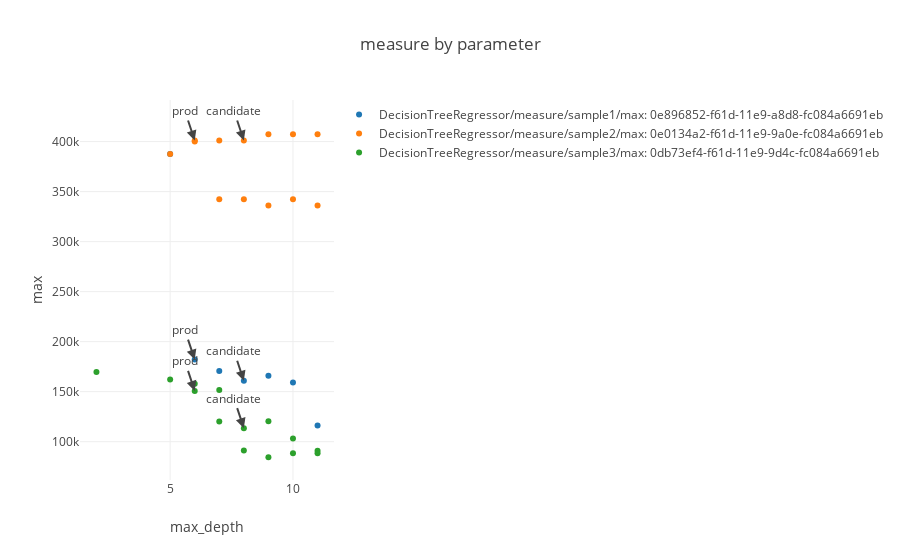

Source (notebook cell):
### Markdown cell above
#### Plot error measure vs parameter

### Code cell
import pailab.analysis.plot_helper as plt_helper
import pailab.analysis.plot as plot
plot.measure_by_parameter(ml_repo, ml_repo.tree.models.DecisionTreeRegressor.measures('max'), 'max_depth', data_versions=LAST_VERSION)
#ml_repo.models.DecisionTreeRegressor.measures('r2')

### Figure 1 — Plotly figure (JSON) as saved in the notebook; plotly's stock layout.template omitted (floating-point values rounded to 4 significant figures)
{"data": [{"mode": "markers", "name": "DecisionTreeRegressor/measure/sample1/max: 0e896852-f61d-11e9-a8d8-fc084a6691eb", "text": ["model version: 0e8b14ee-f61d-11e9-90d6-fc084a6691eb<br>sample3: 0e896852-f61d-11e9-a8d8-fc084a6691eb<br>train_data: 0e896852-f61d-11e9-a8d8-fc084a6691eb", "model version: 0d0ad312-f61d-11e9-a4ff-fc084a6691eb<br>sample3: 0e896852-f61d-11e9-a8d8-fc084a6691eb<br>train_data: 0bf39388-f61d-11e9-96ae-fc084a6691eb", "model version: 0ea20f9c-f61d-11e9-a11e-fc084a6691eb<br>sample3: 0e896852-f61d-11e9-a8d8-fc084a6691eb<br>train_data: 0e896852-f61d-11e9-a8d8-fc084a6691eb", "model version: 0eb5634c-f61d-11e9-a366-fc084a6691eb<br>sample3: 0e896852-f61d-11e9-a8d8-fc084a6691eb<br>train_data: 0e896852-f61d-11e9-a8d8-fc084a6691eb", "model version: 0ed3fa02-f61d-11e9-9019-fc084a6691eb<br>sample3: 0e896852-f61d-11e9-a8d8-fc084a6691eb<br>train_data: 0e896852-f61d-11e9-a8d8-fc084a6691eb", "model version: 0ee30adc-f61d-11e9-9785-fc084a6691eb<br>sample3: 0e896852-f61d-11e9-a8d8-fc084a6691eb<br>train_data: 0e896852-f61d-11e9-a8d8-fc084a6691eb", "model version: 0ef3a148-f61d-11e9-bef7-fc084a6691eb<br>sample3: 0e896852-f61d-11e9-a8d8-fc084a6691eb<br>train_data: 0e896852-f61d-11e9-a8d8-fc084a6691eb"], "type": "scatter", "uid": "d99efddf-9b33-455c-bbdf-07af80bf4784", "x": [6, 5, 7, 8, 9, 10, 11], "y": [182100, 387500.0, 170730, 160900.0, 165900, 159096, 116200]}, {"mode": "markers", "name": "DecisionTreeRegressor/measure/sample2/max: 0e0134a2-f61d-11e9-9a0e-fc084a6691eb", "text": ["model version: 0e3d034c-f61d-11e9-ae76-fc084a6691eb<br>sample3: 0e0134a2-f61d-11e9-9a0e-fc084a6691eb<br>train_data: 0e3b57c8-f61d-11e9-8f37-fc084a6691eb", "model version: 0d0ad312-f61d-11e9-a4ff-fc084a6691eb<br>sample3: 0e0134a2-f61d-11e9-9a0e-fc084a6691eb<br>train_data: 0bf39388-f61d-11e9-96ae-fc084a6691eb", "model version: 0e4a40a2-f61d-11e9-9761-fc084a6691eb<br>sample3: 0e0134a2-f61d-11e9-9a0e-fc084a6691eb<br>train_data: 0e3b57c8-f61d-11e9-8f37-fc084a6691eb", "model version: 0e5b72f8-f61d-11e9-b1ac-fc084a6691eb<br>sample3: 0e0134a2-f61d-11e9-9a0e-fc084a6691eb<br>train_data: 0e3b57c8-f61d-11e9-8f37-fc084a6691eb", "model version: 0e64e254-f61d-11e9-bf09-fc084a6691eb<br>sample3: 0e0134a2-f61d-11e9-9a0e-fc084a6691eb<br>train_data: 0e3b57c8-f61d-11e9-8f37-fc084a6691eb", "model version: 0e6e2ad2-f61d-11e9-84cd-fc084a6691eb<br>sample3: 0e0134a2-f61d-11e9-9a0e-fc084a6691eb<br>train_data: 0e3b57c8-f61d-11e9-8f37-fc084a6691eb", "model version: 0e77c13a-f61d-11e9-8436-fc084a6691eb<br>sample3: 0e0134a2-f61d-11e9-9a0e-fc084a6691eb<br>train_data: 0e3b57c8-f61d-11e9-8f37-fc084a6691eb", "model version: 0e8b14ee-f61d-11e9-90d6-fc084a6691eb<br>sample3: 0e0134a2-f61d-11e9-9a0e-fc084a6691eb<br>train_data: 0e896852-f61d-11e9-a8d8-fc084a6691eb", "model version: 0ea20f9c-f61d-11e9-a11e-fc084a6691eb<br>sample3: 0e0134a2-f61d-11e9-9a0e-fc084a6691eb<br>train_data: 0e896852-f61d-11e9-a8d8-fc084a6691eb", "model version: 0eb5634c-f61d-11e9-a366-fc084a6691eb<br>sample3: 0e0134a2-f61d-11e9-9a0e-fc084a6691eb<br>train_data: 0e896852-f61d-11e9-a8d8-fc084a6691eb", "model version: 0ed3fa02-f61d-11e9-9019-fc084a6691eb<br>sample3: 0e0134a2-f61d-11e9-9a0e-fc084a6691eb<br>train_data: 0e896852-f61d-11e9-a8d8-fc084a6691eb", "model version: 0ee30adc-f61d-11e9-9785-fc084a6691eb<br>sample3: 0e0134a2-f61d-11e9-9a0e-fc084a6691eb<br>train_data: 0e896852-f61d-11e9-a8d8-fc084a6691eb", "model version: 0ef3a148-f61d-11e9-bef7-fc084a6691eb<br>sample3: 0e0134a2-f61d-11e9-9a0e-fc084a6691eb<br>train_data: 0e896852-f61d-11e9-a8d8-fc084a6691eb"], "type": "scatter", "uid": "08488f0e-6836-46dc-a378-7f711e06c942", "x": [6, 5, 7, 8, 9, 10, 11, 6, 7, 8, 9, 10, 11], "y": [400050, 387500.0, 342300, 342300, 336000, 342300, 336000, 401100, 401100, 401100, 407400, 407400, 407400]}, {"mode": "markers", "name": "DecisionTreeRegressor/measure/sample3/max: 0db73ef4-f61d-11e9-9d4c-fc084a6691eb", "text": ["model version: 0d907078-f61d-11e9-a853-fc084a6691eb<br>sample3: 0db73ef4-f61d-11e9-9d4c-fc084a6691eb<br>train_data: 0bf39388-f61d-11e9-96ae-fc084a6691eb", "model version: 0d0ad312-f61d-11e9-a4ff-fc084a6691eb<br>sample3: 0db73ef4-f61d-11e9-9d4c-fc084a6691eb<br>train_data: 0bf39388-f61d-11e9-96ae-fc084a6691eb", "model version: 0e3d034c-f61d-11e9-ae76-fc084a6691eb<br>sample3: 0db73ef4-f61d-11e9-9d4c-fc084a6691eb<br>train_data: 0e3b57c8-f61d-11e9-8f37-fc084a6691eb", "model version: 0e4a40a2-f61d-11e9-9761-fc084a6691eb<br>sample3: 0db73ef4-f61d-11e9-9d4c-fc084a6691eb<br>train_data: 0e3b57c8-f61d-11e9-8f37-fc084a6691eb", "model version: 0e5b72f8-f61d-11e9-b1ac-fc084a6691eb<br>sample3: 0db73ef4-f61d-11e9-9d4c-fc084a6691eb<br>train_data: 0e3b57c8-f61d-11e9-8f37-fc084a6691eb", "model version: 0e64e254-f61d-11e9-bf09-fc084a6691eb<br>sample3: 0db73ef4-f61d-11e9-9d4c-fc084a6691eb<br>train_data: 0e3b57c8-f61d-11e9-8f37-fc084a6691eb", "model version: 0e6e2ad2-f61d-11e9-84cd-fc084a6691eb<br>sample3: 0db73ef4-f61d-11e9-9d4c-fc084a6691eb<br>train_data: 0e3b57c8-f61d-11e9-8f37-fc084a6691eb", "model version: 0e77c13a-f61d-11e9-8436-fc084a6691eb<br>sample3: 0db73ef4-f61d-11e9-9d4c-fc084a6691eb<br>train_data: 0e3b57c8-f61d-11e9-8f37-fc084a6691eb", "model version: 0e8b14ee-f61d-11e9-90d6-fc084a6691eb<br>sample3: 0db73ef4-f61d-11e9-9d4c-fc084a6691eb<br>train_data: 0e896852-f61d-11e9-a8d8-fc084a6691eb", "model version: 0ea20f9c-f61d-11e9-a11e-fc084a6691eb<br>sample3: 0db73ef4-f61d-11e9-9d4c-fc084a6691eb<br>train_data: 0e896852-f61d-11e9-a8d8-fc084a6691eb", "model version: 0eb5634c-f61d-11e9-a366-fc084a6691eb<br>sample3: 0db73ef4-f61d-11e9-9d4c-fc084a6691eb<br>train_data: 0e896852-f61d-11e9-a8d8-fc084a6691eb", "model version: 0ed3fa02-f61d-11e9-9019-fc084a6691eb<br>sample3: 0db73ef4-f61d-11e9-9d4c-fc084a6691eb<br>train_data: 0e896852-f61d-11e9-a8d8-fc084a6691eb", "model version: 0ee30adc-f61d-11e9-9785-fc084a6691eb<br>sample3: 0db73ef4-f61d-11e9-9d4c-fc084a6691eb<br>train_data: 0e896852-f61d-11e9-a8d8-fc084a6691eb", "model version: 0ef3a148-f61d-11e9-bef7-fc084a6691eb<br>sample3: 0db73ef4-f61d-11e9-9d4c-fc084a6691eb<br>train_data: 0e896852-f61d-11e9-a8d8-fc084a6691eb"], "type": "scatter", "uid": "84b52e12-d846-4d08-a5d3-45e541866efa", "x": [2, 5, 6, 7, 8, 9, 10, 11, 6, 7, 8, 9, 10, 11], "y": [169680, 162200.0, 158000.0, 151600, 91190.0, 84440.0, 88470.0, 90870.0, 150800.0, 120200.0, 113500.0, 120450, 103200.0, 88470.0]}], "layout": {"annotations": [{"arrowhead": 2, "showarrow": true, "text": "prod", "x": 6, "xref": "x", "y": 182100, "yref": "y"}, {"arrowhead": 2, "showarrow": true, "text": "candidate", "x": 8, "xref": "x", "y": 160900.0, "yref": "y"}, {"arrowhead": 2, "showarrow": true, "text": "prod", "x": 6, "xref": "x", "y": 401100, "yref": "y"}, {"arrowhead": 2, "showarrow": true, "text": "candidate", "x": 8, "xref": "x", "y": 401100, "yref": "y"}, {"arrowhead": 2, "showarrow": true, "text": "prod", "x": 6, "xref": "x", "y": 150800.0, "yref": "y"}, {"arrowhead": 2, "showarrow": true, "text": "candidate", "x": 8, "xref": "x", "y": 113500.0, "yref": "y"}], "title": {"text": "measure by parameter"}, "xaxis": {"title": {"text": "max_depth"}}, "yaxis": {"title": {"text": "max"}}}}
